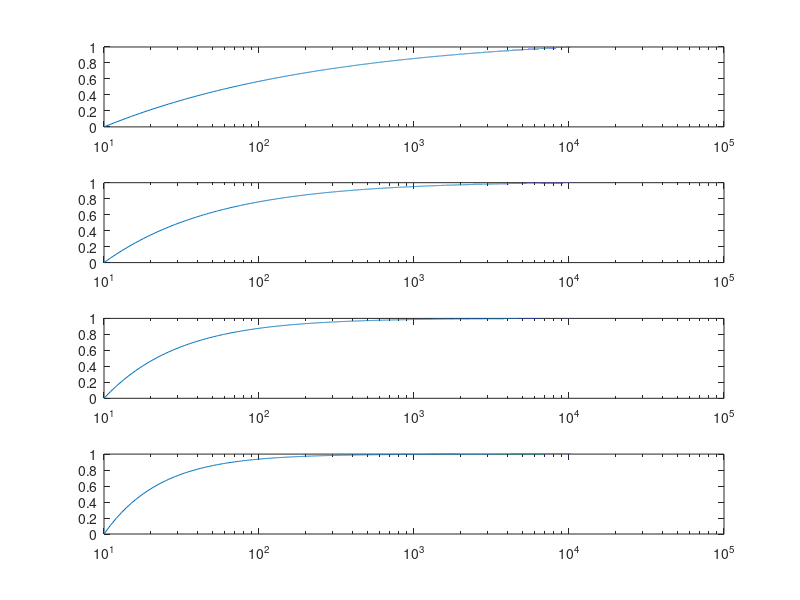
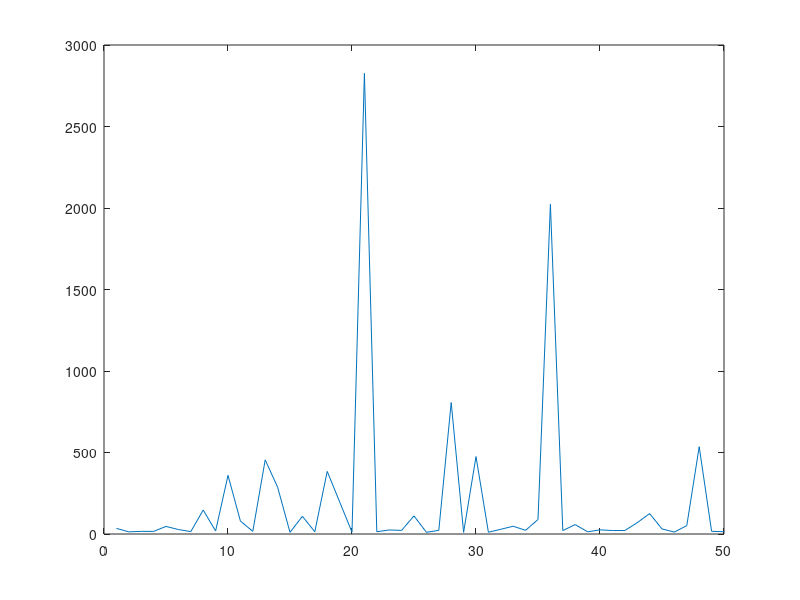

Reproduce these figures in MATLAB, in order.
function cdf(alp)
%clc; clear; close all;
if nargin < 1
    alp = 0.5;
end

s0 = 10;
smax = 10*2^10;
fig_idx = 0;
F       = [];
f       = [];
X       =s0:smax;
Num     = 50;

fig_idx = fig_idx + 1;
fh = figure(fig_idx); clf;
for i=1:4
    alpha = i*0.3
    for x=X
        F(x) = cdf_(s0,smax,alpha,x);
        f(x) = pdf_(s0,smax,alpha,x);
    end
%% --plot
subplot(4,1,i)
semilogx(X,F(X),'-');
%subplot(1,2,2)
%semilogx(X,f(X));


end

%% --Generate Numbers
Y = rand(1,Num);
RetArr = [];
for id=1:length(Y)
    y = Y(id);
    RetArr(id) = inverse_cdf(s0,smax,alp,y);
end
fig_idx = fig_idx + 1;
fh = figure(fig_idx); clf;
%plot(1:length(Y), sort(RetArr));
plot(1:length(Y), RetArr);
end

function x = inverse_cdf(s0,smax,alp,y)
    x = (s0*exp(0))/(y*((s0/smax)^alp - 1) + 1)^(1/alp);
end

function ret = cdf_(s0,smax,alp,x)
    ret = 1-(s0/x)^alp;
    ret = ret/(1-(s0/smax)^alp);
end

function ret=pdf_(s0,smax,alp,x)
    ret = alp*(s0^alp)/(1-(s0/smax)^alp)*x^(-alp-1);
end